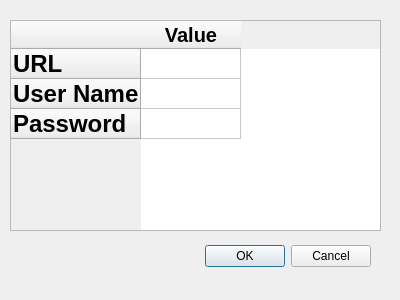
<?xml version="1.0" encoding="UTF-8"?>
<ui version="4.0">
 <class>QRealTimeKoBoDialogBase</class>
 <widget class="QDialog" name="QRealTimeKoBoDialogBase">
  <property name="geometry">
   <rect>
    <x>0</x>
    <y>0</y>
    <width>400</width>
    <height>300</height>
   </rect>
  </property>
  <property name="windowTitle">
   <string>QGIS_Real_Time</string>
  </property>
  <widget class="QDialogButtonBox" name="button_box">
   <property name="geometry">
    <rect>
     <x>30</x>
     <y>240</y>
     <width>341</width>
     <height>32</height>
    </rect>
   </property>
   <property name="orientation">
    <enum>Qt::Horizontal</enum>
   </property>
   <property name="standardButtons">
    <set>QDialogButtonBox::Cancel|QDialogButtonBox::Ok</set>
   </property>
  </widget>
  <widget class="QTableWidget" name="tableWidget">
   <property name="geometry">
    <rect>
     <x>10</x>
     <y>20</y>
     <width>371</width>
     <height>211</height>
    </rect>
   </property>
   <property name="maximumSize">
    <size>
     <width>371</width>
     <height>211</height>
    </size>
   </property>
   <row>
    <property name="text">
     <string>URL</string>
    </property>
    <property name="font">
     <font>
      <pointsize>18</pointsize>
      <weight>75</weight>
      <bold>true</bold>
     </font>
    </property>
   </row>
   <row>
    <property name="text">
     <string>User Name</string>
    </property>
    <property name="font">
     <font>
      <pointsize>18</pointsize>
      <weight>75</weight>
      <bold>true</bold>
     </font>
    </property>
   </row>
   <row>
    <property name="text">
     <string>Password</string>
    </property>
    <property name="font">
     <font>
      <pointsize>18</pointsize>
      <weight>75</weight>
      <bold>true</bold>
     </font>
    </property>
   </row>
   <column>
    <property name="text">
     <string>Value</string>
    </property>
    <property name="font">
     <font>
      <pointsize>15</pointsize>
      <weight>75</weight>
      <bold>true</bold>
     </font>
    </property>
   </column>
   <item row="0" column="0">
    <property name="text">
     <string/>
    </property>
    <property name="flags">
     <set>ItemIsEditable|ItemIsDragEnabled|ItemIsEnabled</set>
    </property>
   </item>
   <item row="1" column="0">
    <property name="flags">
     <set>ItemIsSelectable|ItemIsEditable|ItemIsDragEnabled|ItemIsEnabled</set>
    </property>
   </item>
   <item row="2" column="0">
    <property name="flags">
     <set>ItemIsEditable|ItemIsDragEnabled|ItemIsEnabled</set>
    </property>
   </item>
  </widget>
 </widget>
 <resources/>
 <connections>
  <connection>
   <sender>button_box</sender>
   <signal>accepted()</signal>
   <receiver>QRealTimeKoBoDialogBase</receiver>
   <slot>accept()</slot>
   <hints>
    <hint type="sourcelabel">
     <x>20</x>
     <y>20</y>
    </hint>
    <hint type="destinationlabel">
     <x>20</x>
     <y>20</y>
    </hint>
   </hints>
  </connection>
  <connection>
   <sender>button_box</sender>
   <signal>rejected()</signal>
   <receiver>QRealTimeKoBoDialogBase</receiver>
   <slot>reject()</slot>
   <hints>
    <hint type="sourcelabel">
     <x>20</x>
     <y>20</y>
    </hint>
    <hint type="destinationlabel">
     <x>20</x>
     <y>20</y>
    </hint>
   </hints>
  </connection>
 </connections>
</ui>
